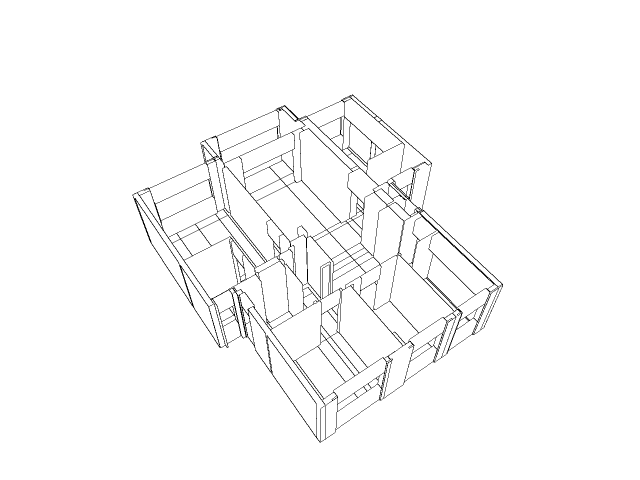
#> input picture _iteration/run-2026-09-02-control-path-survey/万相-doodle/条件图-线稿反色.png, 1280 x 960 px, found by its file name (shown at 1/2 size)
$ python '做大线稿.py'
#> lines starting #> are read from the running program, lines starting #| are printed output that depends on the picture; after the words box and inside, x2 and y2 are one past the last pixel; in counts of white or black regions, pixels touching at a corner belong together
"""把 1280x960 的线稿反色图用 NEAREST 放大到 2560x1920，做"大线稿直送"的条件图。"""
import os, pathlib
from PIL import Image

SRC = pathlib.Path("/Users/baitianxing/codes/ishome-render3d/_iteration/run-2026-09-02-control-path-survey/万相-doodle/条件图-线稿反色.png")
OUT = pathlib.Path(__file__).with_name("条件图-线稿反色-2560x1920-nearest.png")

im = Image.open(SRC).convert("RGB")
#> im is the input picture: PIL image 1280x960 RGB; 98.1% white; black in thin lines or dots, all inside (x1, y1, x2, y2) = (265, 189, 1006, 885)
big = im.resize((2560, 1920), Image.NEAREST)
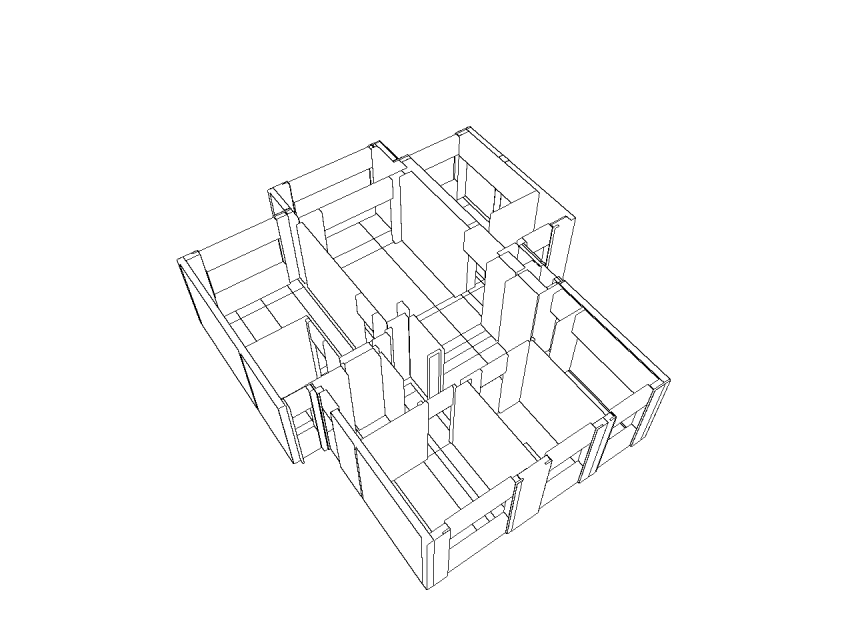
#> big: PIL image 2560x1920 RGB (shown at 1/3 size); 98.1% white; black in thin lines or dots, all inside (x1, y1, x2, y2) = (530, 378, 2012, 1770)
big.save(OUT)
print(big.size, os.path.getsize(OUT) // 1024, "KB", OUT)
#| (2560, 1920) 48 KB _iteration/run-2026-09-05-wanx-superres-batch/条件图-线稿反色-2560x1920-nearest.png
